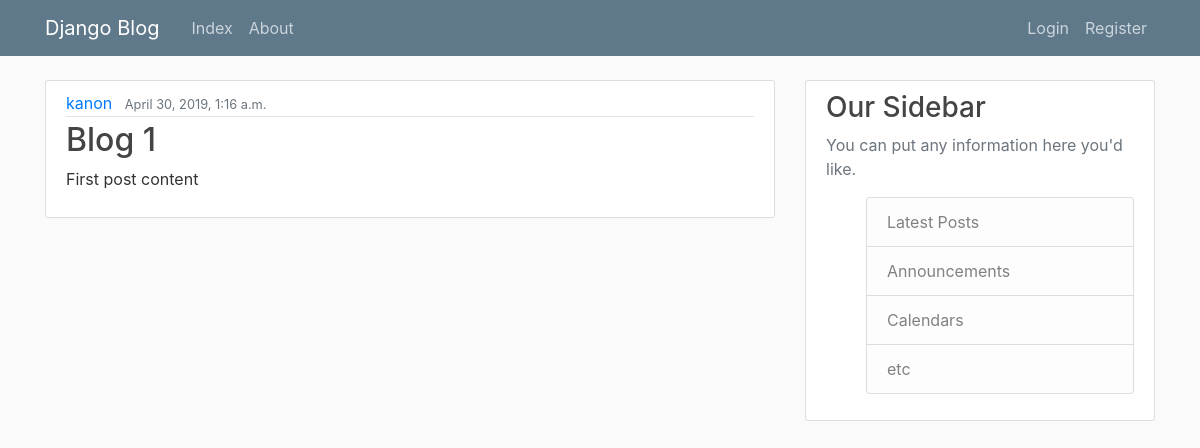
The app's page /post/1/ with its own data.
### crud/models.py (models this page shows, shortened)
class Post(models.Model):
    title = models.CharField(max_length=100)
    content = models.TextField()
    date_posted = models.DateTimeField(default=timezone.now)
    author = models.ForeignKey(User, on_delete=models.CASCADE)

### crud/views.py (the view)
# urls.py: path('post/<int:pk>/', PostDetailView.as_view(), name='post-detail'),
class PostDetailView(DetailView):
    model = Post
    template_name = 'crud/post_detail.html'

### crud/templates/crud/post_detail.html (shortened to what this page needs)
{% extends "crud/base.html" %}
{% block content %}
    <article class="media content-section">
        <div class="media-body">
            <div class="article-metadata">
                <a class="mr-2" href="#">{{ object.author }}</a>
                <small class="text-muted">{{ object.date_posted }}</small>
            </div>
            <h2 class="article-title">{{ object.title }}</h2>
            <p class="article-content">{{ object.content }}</p>
        </div>
    </article>
{% endblock %}

### crud/static/crud/main.css (style rules this page uses)
body { background: #fafafa; color: #333333; margin-top: 5rem; }
h1, h2, h3, h4, h5, h6 { color: #444444; }
.content-section { background: #ffffff; padding: 10px 20px; border: 1px solid #dddddd; border-radius: 3px; margin-bottom: 20px; }
.article-title { color: #444444; }
.article-content { white-space: pre-line; }
.article-metadata { padding-bottom: 1px; margin-bottom: 4px; border-bottom: 1px solid #e3e3e3 }

### records on screen
Post: author "kanon", date_posted "April 30, 2019, 1:16 a.m.", title "Blog 1", content "First post content"
